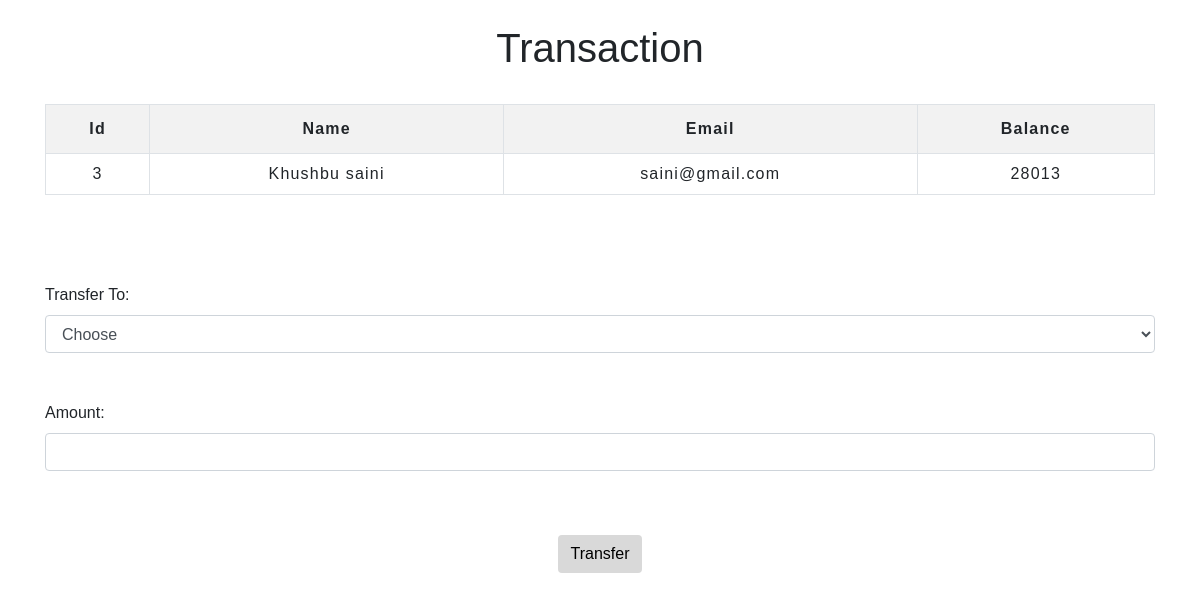
The page /transaction.php?id=3 on the database its author committed.
### tables this page shows
CREATE TABLE `users` (
  `id` int(3) NOT NULL,
  `name` text NOT NULL,
  `email` varchar(30) NOT NULL,
  `balance` int(8) NOT NULL
);

### transaction.php (the view, shortened to what this page needs)
<!DOCTYPE html>
<html lang="en">
<head>
    <link rel="stylesheet" href="https://maxcdn.bootstrapcdn.com/bootstrap/4.0.0/css/bootstrap.min.css">
    <link rel="stylesheet" type="text/css" href="css/table.css">
</head>
<body>
	<div class="container">
        <h2 class="text-center pt-4">Transaction</h2>
            <?php
                include 'db.php';
                $sid=$_GET['id'];
                $sql = "SELECT * FROM  users where id=$sid";
                $result=mysqli_query($conn,$sql);
                $rows=mysqli_fetch_assoc($result);
            ?>
            <form method="post" name="tcredit" class="tabletext" ><br>
        <div>
            <table class="table table-striped table-condensed table-bordered">
                <tr>
                    <th class="text-center">Id</th>
                    <th class="text-center">Name</th>
                    <th class="text-center">Email</th>
                    <th class="text-center">Balance</th>
                </tr>
                <tr>
                    <td class="py-2"><?php echo $rows['id'] ?></td>
                    <td class="py-2"><?php echo $rows['name'] ?></td>
                    <td class="py-2"><?php echo $rows['email'] ?></td>
                    <td class="py-2"><?php echo $rows['balance'] ?></td>
                </tr>
            </table>
        </div>
        <br><br><br>
        <label>Transfer To:</label>
        <select name="to" class="form-control" required>
            <option value="" disabled selected>Choose</option>
        </select>
        <br>
        <br>
            <label>Amount:</label>
            <input type="number" class="form-control" name="amount" required>
            <br><br>
                <div class="text-center" >
            <button class="btn mt-3" name="submit" type="submit" id="myBtn">Transfer</button>
            </div>
        </form>
    </div>
</body>
</html>

### css/table.css (style rules this page uses)
* { padding: 0; margin: 0; box-sizing: border-box; font-family: sans-serif; }
h2 { font-size: 40px; }
table { letter-spacing: 1.2px; }
td { text-align: center; }
button { border:none; background: #d9d9d9; transition: 1s; }

### transaction.php (style rules this page uses)
button { border:none; background: #d9d9d9; }

### rows shown on the page
users: id "3", name "Khushbu saini", email "saini@gmail.com", balance "28013"
